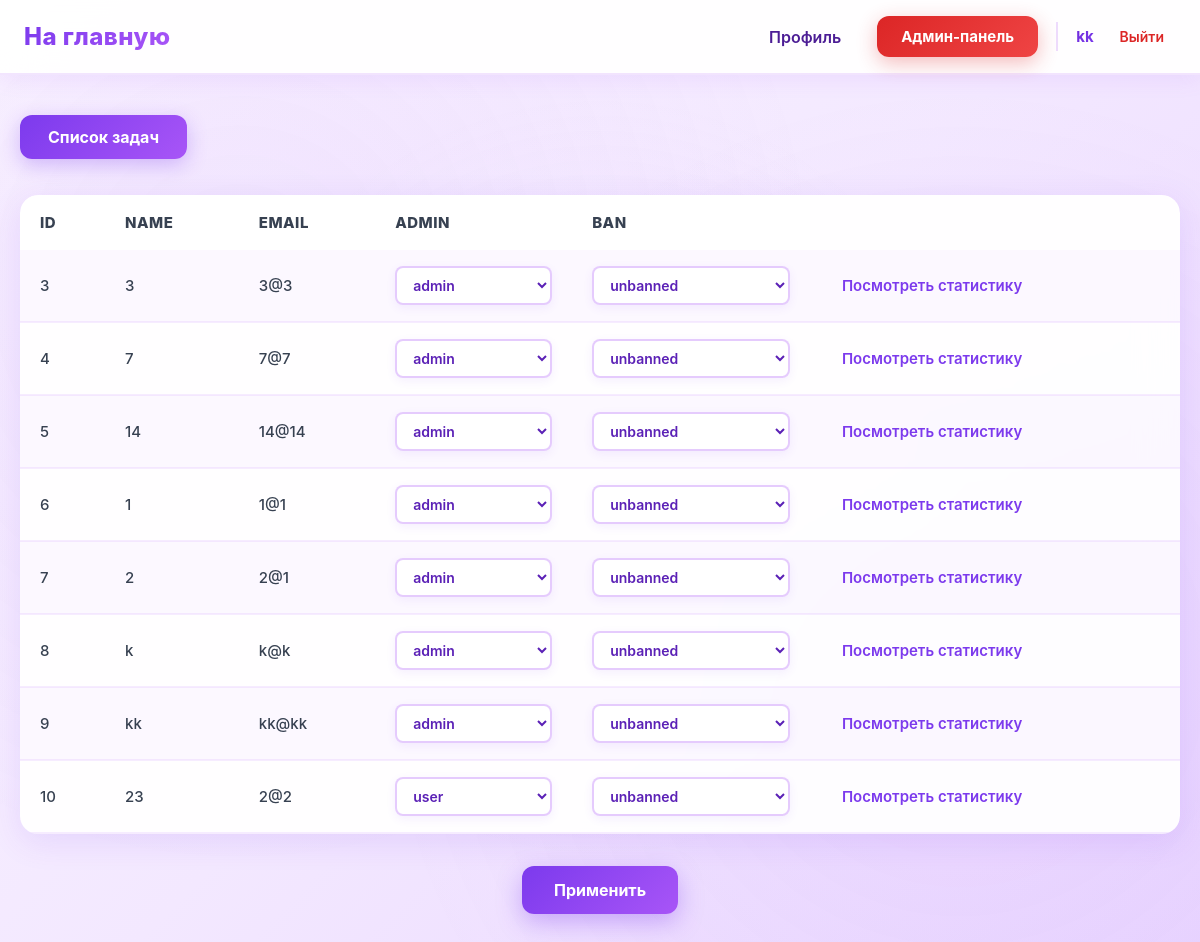
/admin (signed in), run on the app's committed database.
### data/users.py (models this page shows, shortened)
class User(SqlAlchemyBase, UserMixin):
    __tablename__ = 'users'
    id = sqlalchemy.Column(sqlalchemy.Integer,
                           primary_key=True, autoincrement=True)
    name = sqlalchemy.Column(sqlalchemy.String, nullable=True)
    email = sqlalchemy.Column(sqlalchemy.String,
                              index=True, unique=True, nullable=True)
    hashed_password = sqlalchemy.Column(sqlalchemy.String, nullable=True)
    elo_rating = sqlalchemy.Column(sqlalchemy.Float, default=1000)
    admin = sqlalchemy.Column(sqlalchemy.Boolean, default=0)
    ban = sqlalchemy.Column(sqlalchemy.Boolean, default=0)
    created_date = sqlalchemy.Column(sqlalchemy.DateTime,
                                     default=datetime.datetime.now)
    submissions = orm.relationship("Submissions", back_populates="user")

### main.py (the view, shortened to what this page needs)
@app.route('/admin', methods=["GET", "POST"])
@login_required
@admin_required
@user_ban
def admin():
    subject = session.get('subject')
    db_sess = db_session.create_session()
    users = db_sess.query(User)
    return render_template("admin_first.html", users=users, subject=subject)

### data/db_session.py (called while the page is built)
def create_session() -> Session:
    global __factory
    return __factory()

### main.py (called while the page is built)
@login_manager.user_loader
def load_user(user_id):
    db_sess = db_session.create_session()
    return db_sess.get(User, user_id)

def admin_required(func):
    @wraps(func)
    def wrapper(*args, **kwargs):
        if not current_user.admin:
            abort(403)
        return func(*args, **kwargs)
    return wrapper

def user_ban(func):
    @wraps(func)
    def wrapper(*args, **kwargs):
        if current_user.ban:
            abort(403)
        return func(*args, **kwargs)
    return wrapper

### templates/admin_first.html (shortened to what this page needs)
{% extends "base.html" %}
{% block styles %}
<link rel="stylesheet" href="{{ url_for('static', filename='admin_first.css') }}">
{% endblock %}
{% block content %}
<a class="btn btn-task" href="/admin/task_list">Список задач</a>
<form method="post" action="/admin">
<div class="table-container">
    <table>
        <tr>
            <td>id</td>
            <td>name</td>
            <td>email</td>
            <td>admin</td>
            <td>ban</td>
        </tr>
        {% for user in users %}
        <tr>
            <td>{{user.id}}</td>
            <td>{{ user.name }}</td>
            <td>{{user.email}}</td>
            <td>
                <select class="admin-select" name="admin_{{user.id}}">
                    {% if user.admin == 1 %}
                        <option value="admin" selected>admin</option>
                    {% else %}
                        <option value="user" selected>user</option>
                    {% endif %}
                </select>
            </td>
            <td>
                <select class="ban-select" name="ban_{{user.id}}">
                    {% if user.ban == 1 %}
                        <option value="banned" selected>banned</option>
                        <option value="unbanned">unbanned</option>
                    {% else %}
                        <option value="unbanned" selected>unbanned</option>
                    {% endif %}
                </select>
            </td>
            <td><a href="/admin/profile/{{user.id}}">Посмотреть статистику</a></td>
        </tr>
        {% endfor %}
    </table>
</div>
<button type="submit" id="applytBtn">Применить</button>
</form>
{% endblock %}

### templates/base.html (shortened to what this page needs)
<!doctype html>
<html lang="ru">
<head>
    <link rel="stylesheet" href="{{ url_for('static', filename='base.css') }}">
    {% block styles %}{% endblock %}
</head>
<body>
<header class="site-header">
    <nav class="navbar">
        <div class="nav-left">
            {% if session.get('subject') and session.get('subject') != 'subject' %}
            <a class="logo" href="/{{ session.get('subject') }}/">На главную</a>
            {% else %}
            <a class="logo" href="/">На главную</a>
            {% endif %}
        </div>
        <div class="nav-right">
            {% if current_user.is_authenticated %}
                <a class="nav-link" href="/profile">Профиль</a>
                {% if current_user.admin %}
                    <a class="btn btn-admin" href="/admin">Админ-панель</a>
                {% endif %}
                <div class="user-menu">
                    <span class="username">{{ current_user.name }}</span>
                    <a class="logout" href="/logout">Выйти</a>
                </div>
            {% else %}
                <a class="btn btn-outline" href="/login">Войти</a>
                <a class="btn btn-primary" href="/register">Регистрация</a>
            {% endif %}
        </div>
    </nav>
</header>
<main class="page-content">
    {% block content %}{% endblock %}
</main>
</body>
</html>

### static/base.css (style rules this page uses)
* { box-sizing: border-box; margin: 0; padding: 0; font-family: "Inter", "Segoe UI", Arial, sans-serif; }
body { background: linear-gradient(135deg, #faf5ff 0%, #f3e8ff 50%, #e9d5ff 100%); background-attachment: fixed; color: #1f2937; min-height: 100vh; position: relative; }
body::before { content: ''; position: fixed; top: 0; left: 0; right: 0; bottom: 0; background: radial-gradient(circle at 20% 30%, rgba(168, 85, 247, 0.08) 0%, transparent 50%), radial-gradient(circle at 80% 70%, rgba(192, 132, 252, 0.08) 0%, transparent 50%), radial-gradient(circle at 50% 50%, rgba(233, 213, 255, 0.1) 0%, transparent 50%); pointer-events: none; z-index: 0; }
.site-header { background: rgba(255, 255, 255, 0.95); backdrop-filter: blur(20px); border-bottom: 2px solid rgba(168, 85, 247, 0.15); box-shadow: 0 4px 20px rgba(168, 85, 247, 0.1); position: relative; z-index: 100; }
.navbar { max-width: 1200px; margin: 0 auto; padding: 16px 24px; display: flex; align-items: center; justify-content: space-between; }
.logo { font-size: 24px; font-weight: 800; text-decoration: none; background: linear-gradient(135deg, #7c3aed, #a855f7); -webkit-background-clip: text; -webkit-text-fill-color: transparent; background-clip: text; letter-spacing: 0.5px; transition: all 0.3s ease; position: relative; }
.logo::after { content: ''; position: absolute; bottom: -4px; left: 0; width: 0; height: 3px; background: linear-gradient(90deg, #7c3aed, #a855f7); border-radius: 2px; transition: width 0.3s ease; }
.nav-left, .nav-right { display: flex; align-items: center; gap: 18px; position: relative; z-index: 10; }
.nav-link { text-decoration: none; color: #4c1d95; font-weight: 600; padding: 10px 18px; border-radius: 12px; transition: all 0.3s ease; position: relative; background: transparent; }
.btn-admin { background: linear-gradient(135deg, #dc2626, #ef4444); color: #ffffff !important; box-shadow: 0 6px 20px rgba(220, 38, 38, 0.3); position: relative; overflow: hidden; font-weight: 700; padding: 10px 20px; border-radius: 12px; text-decoration: none; transition: all 0.3s ease; }
.btn-admin::before { content: ''; position: absolute; top: 50%; left: 50%; width: 0; height: 0; border-radius: 50%; background: rgba(255, 255, 255, 0.2); transform: translate(-50%, -50%); transition: width 0.6s ease, height 0.6s ease; }
.user-menu { display: flex; align-items: center; gap: 14px; padding-left: 18px; border-left: 2px solid rgba(168, 85, 247, 0.2); }
.username { font-size: 15px; font-weight: 700; color: #5b21b6; background: linear-gradient(135deg, #6d28d9, #7c3aed); -webkit-background-clip: text; -webkit-text-fill-color: transparent; background-clip: text; }
.logout { text-decoration: none; font-size: 14px; color: #dc2626; font-weight: 600; padding: 6px 12px; border-radius: 8px; transition: all 0.2s ease; }
.btn { text-decoration: none; font-size: 15px; padding: 11px 24px; border-radius: 12px; font-weight: 700; transition: all 0.3s cubic-bezier(0.4, 0, 0.2, 1); position: relative; overflow: hidden; z-index: 1; display: inline-block; }
.btn::before { content: ''; position: absolute; top: 50%; left: 50%; width: 0; height: 0; border-radius: 50%; background: rgba(255, 255, 255, 0.2); transform: translate(-50%, -50%); transition: width 0.6s ease, height 0.6s ease; z-index: -1; }
.page-content { max-width: 1200px; margin: 40px auto; padding: 0 20px; position: relative; z-index: 10; animation: fadeIn 0.6s ease-out; }
a { color: #7c3aed; }
input, textarea, select { background: #ffffff; border: 2px solid rgba(168, 85, 247, 0.2); border-radius: 10px; padding: 12px 16px; color: #1f2937; font-size: 14px; transition: all 0.3s ease; }

### data on the page
User: name "kk", id "9", email "kk@kk", admin+id "admin", ban+id "unbanned"
User: id "3", name "3", email "3@3", admin+id "admin", ban+id "unbanned"
User: id "4", name "7", email "7@7", admin+id "admin", ban+id "unbanned"
User: id "5", name "14", email "14@14", admin+id "admin", ban+id "unbanned"
User: id "6", name "1", email "1@1", admin+id "admin", ban+id "unbanned"
User: id "7", name "2", email "2@1", admin+id "admin", ban+id "unbanned"
User: id "8", name "k", email "k@k", admin+id "admin", ban+id "unbanned"
User: id "10", name "23", email "2@2", admin+id "user", ban+id "unbanned"
